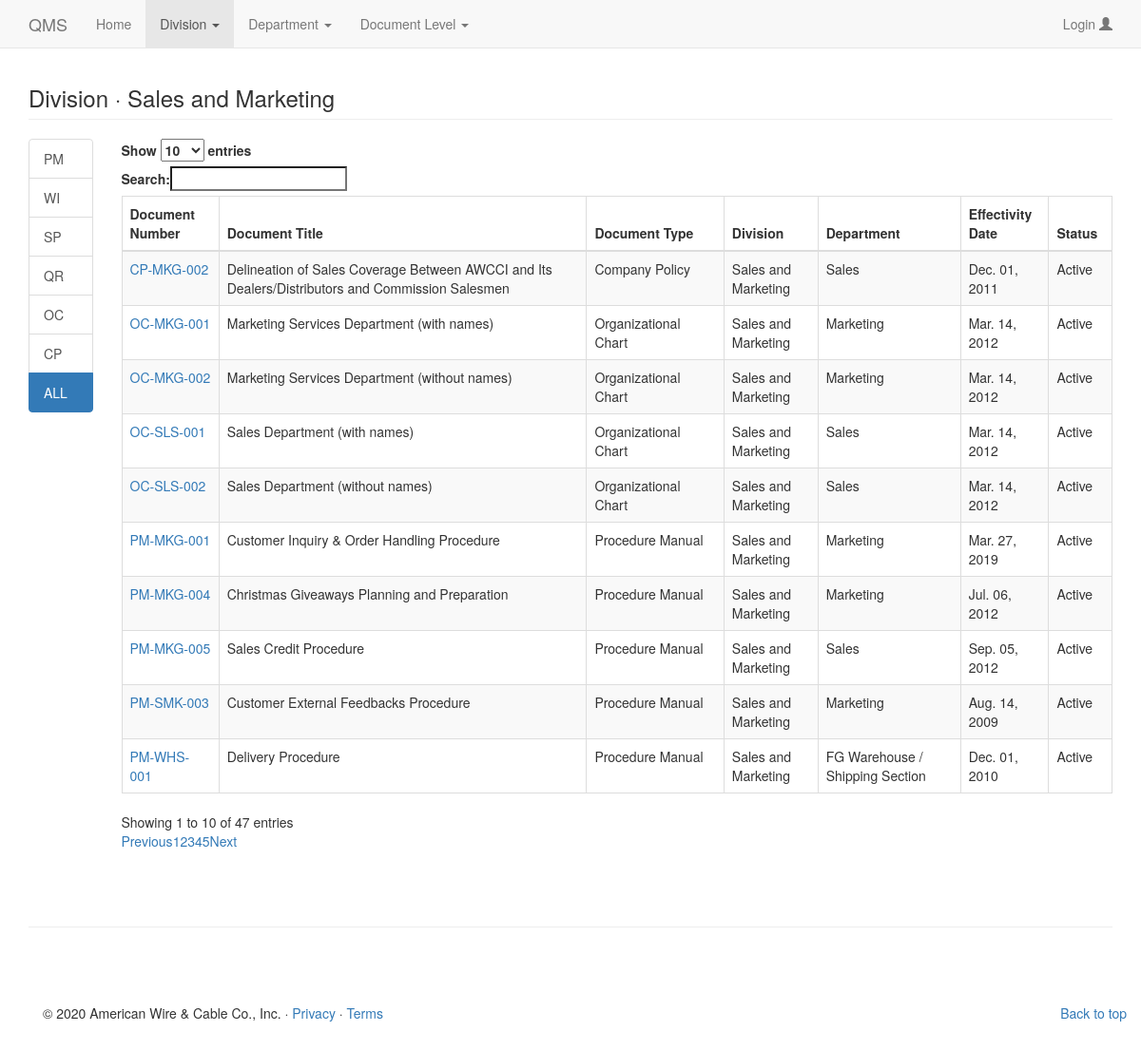
Screenshot of /index.php/division/50 with the database file from the repository.
### tables this page shows
CREATE TABLE `documentlevel` (
  `recid` int(10) UNSIGNED NOT NULL,
  `level` varchar(30) NOT NULL,
  `documentdesc` varchar(50) NOT NULL,
  `documenttype` varchar(3) NOT NULL
);

CREATE TABLE `masterlist` (
  `procedureid` int(11) UNSIGNED NOT NULL,
  `documenttitle` varchar(100) NOT NULL,
  `documenttype` varchar(100) NOT NULL,
  `division` varchar(100) NOT NULL,
  `department` varchar(100) NOT NULL,
  `docnum` varchar(100) NOT NULL,
  `effectivitydate` varchar(30) NOT NULL,
  `status` varchar(50) NOT NULL,
  `filename` varchar(300) NOT NULL,
  `create_date` timestamp NOT NULL DEFAULT CURRENT_TIMESTAMP
);

CREATE TABLE `awcci_division` (
  `divid` int(11) NOT NULL,
  `div_name` varchar(50) NOT NULL,
  `position` int(11) NOT NULL,
  `visible` tinyint(4) NOT NULL
);

CREATE TABLE `awcci_department` (
  `deptid` int(11) NOT NULL,
  `dept_name` varchar(50) NOT NULL,
  `position` int(11) NOT NULL,
  `visible` tinyint(11) NOT NULL
);

### application/controllers/Main.php (called while the page is built, shortened)
<?php
class Main extends CI_Controller {
	public function view_header($page = 'home')
	{
		$this->load->model(['documentlevel', 'department', 'division']);
		$data['documents'] = $this->documentlevel->getDocumentLevel();
		$data['departments'] = $this->department->getDepartmentByPosition();
		$data['divisions'] = $this->division->getDivisions();
		$data['active'] = $page;
		$this->load->view('template/header', $data);
	}
	public function division_document($id, $type = 'ALL')
	{
		$this->load->model(['documentlevel', 'department', 'division', 'masterlist']);
		$data['div_name'] = $this->division->get_division_by_id($id)->div_name;
		$data['docs'] = $this->masterlist->get_all_document_by_division($id, $type);
		$data['types'] = $this->division->get_type_by_document($id);
		$data['active_type'] = $type;
		$data['id'] = $id;
		$this->load->view('public/division', $data);
		$this->load->view('template/footer');
	}
}

### index.php (called while the page is built, shortened)
<?php
require_once BASEPATH.'core/CodeIgniter.php';

### application/models/division.php (called while the page is built, shortened)
<?php
class Division extends CI_Model
{
	public function getDivisions()
	{
		$this->db->where('visible', true);
		$this->db->order_by('position', 'ASC');
		$this->db->select('divid');
		$this->db->select('div_name');
		$result = $this->db->get('awcci_division');
		return $result->result();
	}
	public function get_division_by_id($id)
	{
		$this->db->select('div_name');
		return $this->db->get_where('awcci_division', ['divid' => $id, 'visible' => true])->row();
	}
	public function get_type_by_document($id)
	{
		$this->db->distinct();
		$this->db->where('awcci_division.divid', $id);
		$this->db->select('documentlevel.recid, documentlevel.documenttype, documentdesc');
		$this->db->join('documentlevel', 'documentlevel.recid = masterlist.documenttype', 'inner');
		$this->db->join('awcci_division', 'awcci_division.divid = masterlist.division', 'inner');
		$result = $this->db->get('masterlist');
		return $result->result();
	}
}

### application/models/masterlist.php (called while the page is built, shortened)
<?php
class Masterlist extends CI_Model
{
	public function get_all_document_by_division($id, $type)
	{
		$this->db->join('documentlevel', 'documentlevel.recid = masterlist.documenttype');
		$this->db->join('awcci_department', 'awcci_department.deptid = masterlist.department');
		$this->db->join('awcci_division', 'awcci_division.divid = masterlist.division');
		return $this->db->get_where('masterlist', ['awcci_division.divid' => $id, 'status' => 'active'])->result();
		die($this->db->last_query());
	}
}

### application/views/public/division.php (the view)
<div class="container">
  <h3 class="page-header">Division &middot; <?php echo $div_name ?></h3>
  <div class="row">
    <div class="col-md-1">
      <div class="list-group">
        <?php foreach ($types as $type): ?>
        <a href="<?php echo site_url("division/$id/$type->documenttype") ?>" class="list-group-item <?php echo $active_type == $type->documenttype ? 'active' : '' ?>" data-toggle="tooltip" data-placement="right" title="<?=$type->documentdesc?>"><?=$type->documenttype?></a>
        <?php endforeach; ?>
        <a href="<?php echo site_url("division/$id") ?>" class="list-group-item <?php echo $active_type == 'ALL' ? 'active' : '' ?>">ALL</a>
      </div>
    </div>
    <div class="col-md-11">
      <table class="table table-striped table-bordered" id="table">
        <thead>
          <tr>
            <th>Document Number</th>
            <th>Document Title</th>
            <th>Document Type</th>
            <th>Division</th>
            <th>Department</th>
            <th>Effectivity Date</th>
            <th>Status</th>
          </tr>
      </thead>
        <tbody>
          <?php
          foreach ($docs as $doc) {
            echo "<tr>";
            echo "<td><a href=".site_url("iso/document/$doc->filename")." target='_blank'>".$doc->docnum."</a></td>";
            echo "<td>".$doc->documenttitle."</td>";
            echo "<td>".$doc->documentdesc."</td>";
            echo "<td>".$doc->div_name."</td>";
            echo "<td>".$doc->dept_name."</td>";
            echo "<td>".date('M. d, Y', strtotime($doc->effectivitydate))."</td>";
            echo "<td>".$doc->status."</td>";
            echo "</tr>";
          }
          ?>
        </tbody>
      </table>
    </div>
  </div>

### application/views/template/header.php (style rules this page uses)
body { padding-top: 50px; padding-bottom: 20px; }

### rows the page displays
documentlevel: documenttype "PM"
documentlevel: documenttype "WI"
documentlevel: documenttype "SP"
documentlevel: documenttype "QR"
documentlevel: documenttype "OC"
documentlevel: documenttype "CP"
masterlist: docnum "PM-SMK-003", documenttitle "Customer External Feedbacks Procedure", documentlevel.documentdesc "Procedure Manual", awcci_division.div_name "Sales and Marketing", awcci_department.dept_name "Marketing", effectivitydate "Aug. 14, 2009", status "Active"
masterlist: docnum "PM-WHS-001", documenttitle "Delivery Procedure", documentlevel.documentdesc "Procedure Manual", awcci_division.div_name "Sales and Marketing", awcci_department.dept_name "FG Warehouse / Shipping Section", effectivitydate "Dec. 01, 2010", status "Active"
masterlist: docnum "CP-MKG-002", documenttitle "Delineation of Sales Coverage Between AWCCI and Its Dealers/Distributors and Commission Salesmen", documentlevel.documentdesc "Company Policy", awcci_division.div_name "Sales and Marketing", awcci_department.dept_name "Sales", effectivitydate "Dec. 01, 2011", status "Active"
masterlist: docnum "OC-MKG-001", documenttitle "Marketing Services Department (with names)", documentlevel.documentdesc "Organizational Chart", awcci_division.div_name "Sales and Marketing", awcci_department.dept_name "Marketing", effectivitydate "Mar. 14, 2012", status "Active"
masterlist: docnum "OC-SLS-001", documenttitle "Sales Department (with names)", documentlevel.documentdesc "Organizational Chart", awcci_division.div_name "Sales and Marketing", awcci_department.dept_name "Sales", effectivitydate "Mar. 14, 2012", status "Active"
masterlist: docnum "OC-MKG-002", documenttitle "Marketing Services Department (without names)", documentlevel.documentdesc "Organizational Chart", awcci_division.div_name "Sales and Marketing", awcci_department.dept_name "Marketing", effectivitydate "Mar. 14, 2012", status "Active"
masterlist: docnum "OC-SLS-002", documenttitle "Sales Department (without names)", documentlevel.documentdesc "Organizational Chart", awcci_division.div_name "Sales and Marketing", awcci_department.dept_name "Sales", effectivitydate "Mar. 14, 2012", status "Active"
masterlist: docnum "PM-MKG-004", documenttitle "Christmas Giveaways Planning and Preparation", documentlevel.documentdesc "Procedure Manual", awcci_division.div_name "Sales and Marketing", awcci_department.dept_name "Marketing", effectivitydate "Jul. 06, 2012", status "Active"
masterlist: docnum "PM-MKG-005", documenttitle "Sales Credit Procedure", documentlevel.documentdesc "Procedure Manual", awcci_division.div_name "Sales and Marketing", awcci_department.dept_name "Sales", effectivitydate "Sep. 05, 2012", status "Active"
masterlist: docnum "PM-MKG-001", documenttitle "Customer Inquiry & Order Handling Procedure", documentlevel.documentdesc "Procedure Manual", awcci_division.div_name "Sales and Marketing", awcci_department.dept_name "Marketing", effectivitydate "Mar. 27, 2019", status "Active"

### other values shown
$div_name "Sales and Marketing"
